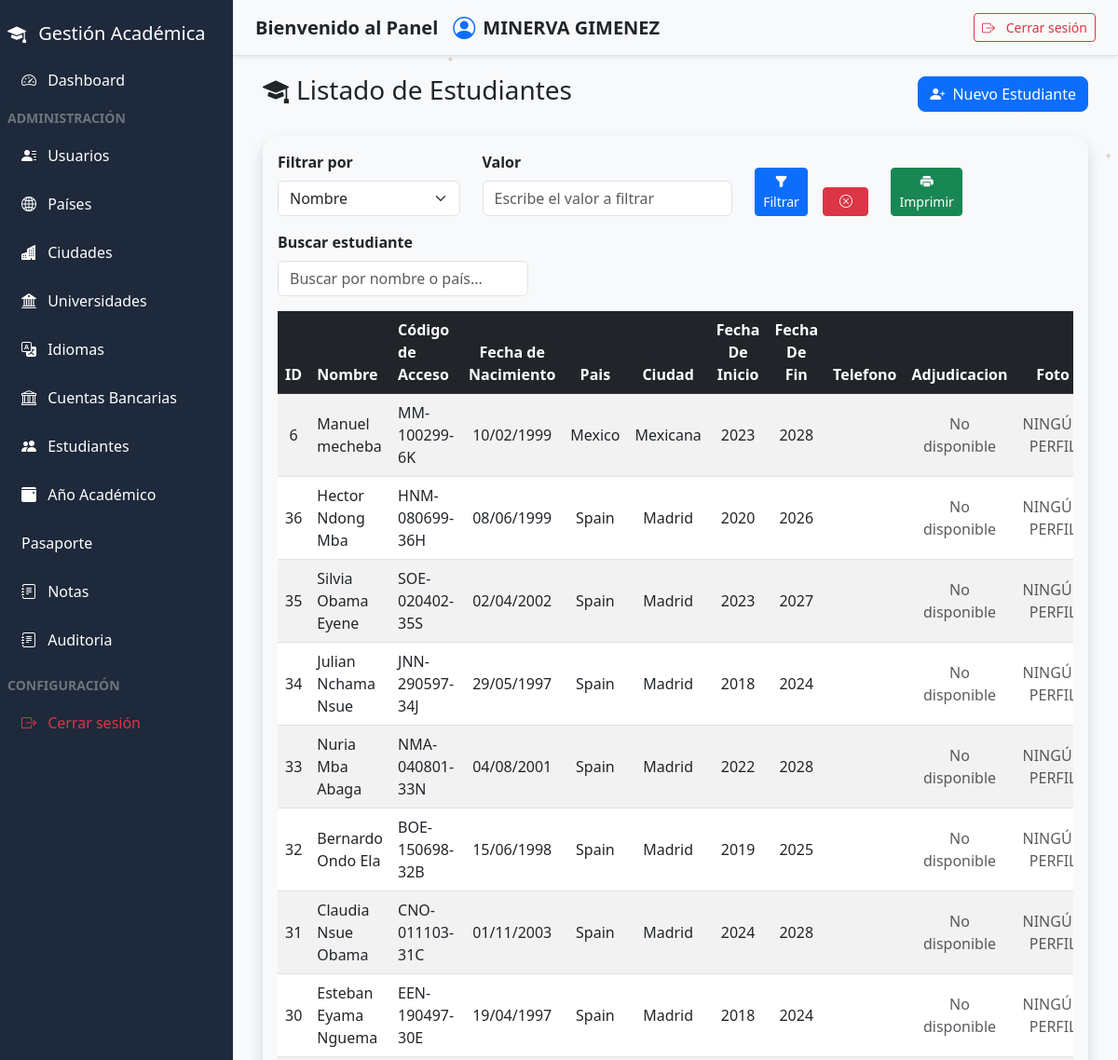
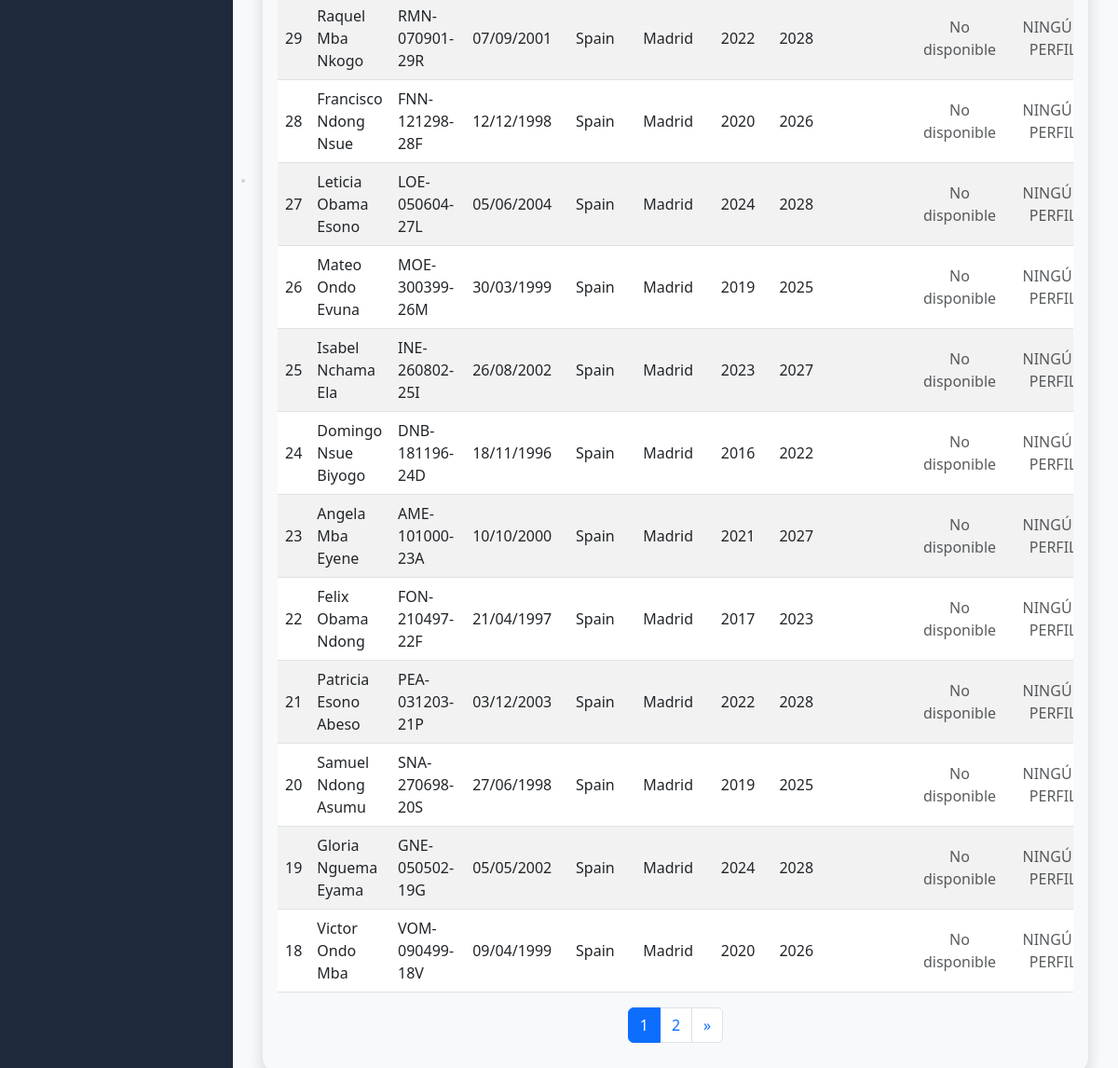
The app's page /admin/estudiantes.php (signed in) with its own data (2 pictures, top to bottom).
### tables this page shows
CREATE TABLE `estudiantes` (
  `id` int(11) NOT NULL,
  `nombre_completo` varchar(100) DEFAULT NULL,
  `codigo_acceso` varchar(20) DEFAULT NULL,
  `fecha_nacimiento` date DEFAULT NULL,
  `pais_id` int(11) NOT NULL,
  `ciudad_id` int(11) DEFAULT NULL,
  `universidad_id` int(11) DEFAULT NULL,
  `idioma_id` int(11) DEFAULT NULL,
  `anio_inicio_carrera` year(4) DEFAULT NULL,
  `anio_fin_carrera` year(4) DEFAULT NULL,
  `email` varchar(100) DEFAULT NULL,
  `telefono` varchar(20) DEFAULT NULL,
  `foto_perfil` varchar(255) DEFAULT NULL,
  `ruta_foto` varchar(255) DEFAULT NULL,
  `creado_en` timestamp NULL DEFAULT current_timestamp(),
  `idioma` varchar(255) DEFAULT NULL,
  `meses_idioma` int(11) DEFAULT NULL,
  `cuenta_id` int(11) DEFAULT NULL,
  `archivo_beca` text DEFAULT NULL
);

CREATE TABLE `paises` (
  `id` int(11) NOT NULL,
  `nombre` varchar(50) NOT NULL
);

CREATE TABLE `ciudades` (
  `id` int(11) NOT NULL,
  `nombre` varchar(100) NOT NULL,
  `pais_id` int(11) NOT NULL
);

### admin/estudiantes.php (the view, shortened to what this page needs)
<?php
include_once("../componentes/header.php");
$por_pagina = 20;
$pagina_actual = isset($_GET['pagina']) ? (int)$_GET['pagina'] : 1;
$inicio = ($pagina_actual > 1) ? ($pagina_actual * $por_pagina) - $por_pagina : 0;
$params = [];
$whereSQL = "";
$orderSQL = "ORDER BY e.creado_en DESC";
try {
    $sqlTotal = "SELECT COUNT(*) as total
                 FROM estudiantes e
                 INNER JOIN paises p ON e.pais_id = p.id
                 LEFT JOIN ciudades c ON e.ciudad_id = c.id
                 $whereSQL";
    $total_stmt = $pdo->prepare($sqlTotal);
    $total_stmt->execute($params);
    $total_filas = $total_stmt->fetch(PDO::FETCH_ASSOC)['total'];
    $total_paginas = ceil($total_filas / $por_pagina);
} catch (PDOException $e) {
    die("Error al contar los estudiantes: " . $e->getMessage());
}
try {
    $sql = "SELECT
                e.id,
                e.nombre_completo,
                e.anio_inicio_carrera,
                e.anio_fin_carrera,
                e.telefono,
                e.codigo_acceso,
                e.foto_perfil,
                e.fecha_nacimiento,
                e.creado_en,
                p.nombre AS pais,
                c.nombre AS ciudad,
                e.ruta_foto,
                e.archivo_beca
            FROM estudiantes e
            INNER JOIN paises p ON e.pais_id = p.id
            LEFT JOIN ciudades c ON e.ciudad_id = c.id
            $whereSQL
            $orderSQL
            LIMIT :inicio, :por_pagina";
    $stmt = $pdo->prepare($sql);
    $stmt->bindValue(':inicio', $inicio, PDO::PARAM_INT);
    $stmt->bindValue(':por_pagina', $por_pagina, PDO::PARAM_INT);
    $stmt->execute();
    $estudiantes = $stmt->fetchAll(PDO::FETCH_ASSOC);
} catch (PDOException $e) {
    die("Error al obtener los estudiantes: " . $e->getMessage());
}
include_once("../componentes/sidebar.php");
?>
<main class="content" id="mainContent">
    <div class="container-fluid">
        <div class="d-flex justify-content-between align-items-center mb-4">
            <h3><i class="bi bi-mortarboard-fill me-2"></i>Listado de Estudiantes</h3>
            <a href="registrar_estudiantes.php" class="btn btn-primary rounded-3">
                <i class="bi bi-person-plus-fill me-1"></i> Nuevo Estudiante
            </a>
        </div>
        <div class="card shadow rounded-4">
            <div class="card-body">
                <div class="row mb-3 align-items-end">
                    <div class="col-md-3">
                        <label class="form-label fw-bold">Filtrar por</label>
                        <select id="tipoFiltro" class="form-select" onchange="controlFiltroUI()">
                            <option value="nombre">Nombre</option>
                        </select>
                    </div>
                    <div class="col-md-4">
                        <label class="form-label fw-bold">Valor</label>
                        <input type="text" id="valorFiltro" class="form-control"
                            placeholder="Escribe el valor a filtrar">
                    </div>
                    <div class="col-md-1 d-grid">
                        <button class="btn btn-primary btn-sm" onclick="aplicarFiltro()">
                            <i class="bi bi-funnel-fill"></i> Filtrar
                        </button>
                    </div>
                    <div class="col-md-1 d-grid">
                        <button class="btn btn-danger btn-sm" onclick="limpiarFiltros()">
                            <i class="bi bi-x-circle"></i>
                        </button>
                    </div>
                    <div class="col-md-1 d-grid">
                        <button class="btn btn-success btn-sm" onclick="imprimirFiltrado()">
                            <i class="bi bi-printer-fill"></i> Imprimir
                        </button>
                    </div>
                </div>
                <div class="row mb-3">
                    <div class="col-md-4">
                        <label for="busqueda" class="form-label fw-bold">Buscar estudiante</label>
                        <input type="text" class="form-control" id="busqueda" placeholder="Buscar por nombre o país...">
                    </div>
                </div>
                <div class="table-responsive">
                    <table class="table table-striped table-hover align-middle text-center" id="tablaEstudiantes">
                        <thead class="table-dark">
                            <tr>
                                <th>ID</th>
                                <th class="text-start">Nombre</th>
                                <th class="text-start">Código de Acceso</th>
                                <th>Fecha de Nacimiento</th>
                                <th>Pais</th>
                                <th>Ciudad</th>
                                <th>Fecha De Inicio</th>
                                <th>Fecha De Fin</th>
                                <th>Telefono</th>
                                <th>Adjudicacion</th>
                                <th>Foto</th>
                            </tr>
                        </thead>
                        <tbody id="contenidoTabla">
                            <?php if (!empty($estudiantes)): ?>
                            <?php foreach ($estudiantes as $est): ?>
                            <tr>
                                <td><?= htmlspecialchars($est['id']) ?></td>
                              <td class="text-start"><?= htmlspecialchars($est['nombre_completo']) ?></td>
                                <td class="text-start"><?= htmlspecialchars($est['codigo_acceso']) ?></td>
                                <td><?= date('d/m/Y', strtotime($est['fecha_nacimiento'])) ?></td>
                                <td><?= htmlspecialchars($est['pais']) ?></td>
                                <td><?= htmlspecialchars($est['ciudad']) ?></td>
                                <td><?= htmlspecialchars($est['anio_inicio_carrera']) ?></td>
                                <td><?= htmlspecialchars($est['anio_fin_carrera']) ?></td>
                                <td><?= htmlspecialchars($est['telefono']) ?></td>
                                <td>
                                    <?php if (!empty($est['archivo_beca']) && file_exists('../php/' . $est['archivo_beca'])): ?>
                                    <a href="../php/<?= htmlspecialchars($est['archivo_beca']) ?>" target="_blank"
                                        class="btn btn-outline-info btn-sm">
                                        <i class="bi bi-file-earmark-arrow-down"></i> Ver
                                    </a>
                                    <?php else: ?>
                                    <span class="text-muted">No disponible</span>
                                    <?php endif; ?>
                                </td>
                                <td>
                                    <?php if (!empty($est['foto_perfil']) && file_exists('../php/upload/perfil/' . $est['foto_perfil'])): ?>
                                    <img src="../php/upload/perfil/<?= htmlspecialchars($est['foto_perfil']) ?>"
                                        alt="Foto de Perfil"
                                        style="width: 50px; height: 50px; object-fit: cover; border-radius: 50%;">
                                    <?php else: ?>
                                    <span class="text-muted">NINGÚN PERFIL</span>
                                    <?php endif; ?>
                                </td>
                            </tr>
                            <?php endforeach; ?>
                            <?php else: ?>
                            <tr>
                                <td colspan="10" class="text-center text-muted">No hay estudiantes registrados</td>
                            </tr>
                            <?php endif; ?>
                        </tbody>
                    </table>
                </div>
                <?php if ($total_paginas > 1): ?>
                <?php
$queryParams = $_GET;
?>
                <nav aria-label="Paginación de estudiantes">
                    <ul class="pagination justify-content-center flex-wrap">
                        <?php
        $rango = 2;
        $inicio = max(1, $pagina_actual - $rango);
        $fin = min($total_paginas, $pagina_actual + $rango);
        for ($i = $inicio; $i <= $fin; $i++):
            $queryParams['pagina'] = $i;
        ?>
                        <li class="page-item <?= ($i == $pagina_actual) ? 'active' : '' ?>">
                            <a class="page-link" href="?<?= http_build_query($queryParams) ?>">
                                <?= $i ?>
                            </a>
                        </li>
                        <?php endfor; ?>
                        <?php if ($pagina_actual < $total_paginas):
            $queryParams['pagina'] = $pagina_actual + 1;
        ?>
                        <li class="page-item">
                            <a class="page-link" href="?<?= http_build_query($queryParams) ?>">
                                &raquo;
                            </a>
                        </li>
                        <?php endif; ?>
                    </ul>
                </nav>
                <?php endif; ?>
            </div>
        </div>
    </div>
</main>
<link href="https://cdn.jsdelivr.net/npm/bootstrap-icons@1.10.5/font/bootstrap-icons.css" rel="stylesheet">
<?php include_once("../componentes/footer.php"); ?>

### componentes/header.php (shortened to what this page needs)
<!DOCTYPE html>
<html lang="es">
<head>
  <link href="../config/css/bootstrap.min.css" rel="stylesheet" />
  <link href="../config/css/css2.css" rel="stylesheet" />
  <link href="../config/css/bootstrap-icons.css" rel="stylesheet" />
</head>
<body>

### componentes/sidebar.php (shortened to what this page needs)
<?php
$rol =   $_SESSION['usuario_rol'];
    ?>
<aside class="sidebar d-md-block" id="sidebar">
  <h5 class="mb-2 mt-2">
    <i class="bi bi-mortarboard-fill me-2"></i> Gestión Académica
  </h5>
  <ul class="nav flex-column mb-4">
    <li class="nav-item mt-2">
      <a href="../admin/index.php" class="nav-link text-white">
        <i class="bi bi-speedometer2 me-2"></i> Dashboard
      </a>
    </li>
    <li class="text-uppercase text-secondary small fw-bold mt-2 mb-2">Administración</li>
<?php if(strtolower($rol) === 'administrador'): ?>
<li class="nav-item mb-2">
  <a href="../admin/usuario.php" class="nav-link text-white">
    <i class="bi bi-person-lines-fill me-2"></i> Usuarios
  </a>
</li>
<?php endif;?>
    <li class="nav-item mb-2">
      <a href="../admin/pais.php" class="nav-link text-white">
        <i class="bi bi-globe2 me-2"></i> Países
      </a>
    </li>
    <li class="nav-item mb-2">
      <a href="../admin/ciudades.php" class="nav-link text-white">
        <i class="bi bi-buildings-fill me-2"></i> Ciudades
      </a>
    </li>
    <li class="nav-item mb-2">
      <a href="../admin/universidades.php" class="nav-link text-white">
        <i class="bi bi-bank2 me-2"></i> Universidades
      </a>
    </li>
    <li class="nav-item mb-2">
      <a href="../admin/idiomas.php" class="nav-link text-white">
        <i class="bi bi-translate me-2"></i> Idiomas
      </a>
    </li>
    <li class="nav-item mb-2">
      <a href="../admin/cuentas_bancarias.php" class="nav-link text-white">
        <i class="bi bi-bank me-2"></i> Cuentas Bancarias
      </a>
    </li>
    <li class="nav-item mb-2">
      <a href="../admin/estudiantes.php" class="nav-link text-white">
        <i class="bi bi-people-fill me-2"></i> Estudiantes
      </a>
    </li>
    <li class="nav-item mb-2">
      <a href="academico.php" class="nav-link text-white">
        <i class="bi bi-calendar3-event-fill me-2"></i> Año Académico
      </a>
    </li>
    <li class="nav-item mb-2">
      <a href="../admin/pasaportes.php" class="nav-link text-white">
      <i class="fas fa-passport"></i> Pasaporte
      </a>
    </li>
    <li class="nav-item mb-2">
      <a href="../admin/notas.php" class="nav-link text-white">
        <i class="bi bi-journal-text me-2"></i> Notas
      </a>
    </li>
     <li class="nav-item mb-2">
      <a href="../admin/auditoria.php" class="nav-link text-white">
        <i class="bi bi-journal-text me-2"></i> Auditoria
      </a>
    </li>
    <li class="text-uppercase text-secondary small fw-bold mt-2 mb-2">Configuración</li>
    <li class="nav-item">
      <a href="../php/logout.php" class="nav-link text-danger">
        <i class="bi bi-box-arrow-right me-2"></i> Cerrar sesión
      </a>
    </li>
  </ul>
</aside>
<div class="navbar-top d-flex justify-content-between align-items-center px-4 py-2 bg-light shadow-sm">
  <div class="d-flex align-items-center">
    <span class="fw-semibold text-dark fs-5 me-3">Bienvenido al Panel</span>
    <div class="d-flex align-items-center">
      <i class="bi bi-person-circle me-2 fs-4 text-primary"></i>
      <span class="fw-bold text-dark fs-5"><?= htmlspecialchars( $_SESSION['usuario_nombre']) ?></span>
    </div>
  </div>
  <div class="d-flex align-items-center">
    <a href="../php/logout.php" class="btn btn-outline-danger btn-sm" title="Cerrar sesión">
        <i class="bi bi-box-arrow-right me-2"></i> Cerrar sesión
      </a>
  </div>
</div>

### componentes/footer.php (shortened to what this page needs)
<link href="https://cdn.jsdelivr.net/npm/bootstrap-icons@1.10.5/font/bootstrap-icons.css" rel="stylesheet">
</body>
</html>

### componentes/header.php (style rules this page uses)
* { box-sizing: border-box; }
body { background: #f8f9fa; min-height: 100vh; color: linear-gradient(135deg, #1e1e2f, #2a2a40); font-family: 'Segoe UI', sans-serif; overflow-x: hidden; }
.sidebar { width: 250px; background-color: #1e293b; color: #fff; flex-shrink: 0; display: flex; flex-direction: column; padding: 1rem 0.5rem; position: fixed; top: 0; bottom: 0; left: 0; transition: transform 0.3s ease; z-index: 1050; overflow-y: auto; }
.sidebar .nav-link { color: #cbd5e1; padding: 10px 15px; border-radius: 6px; transition: 0.2s; }
.navbar-top { height: 60px; background-color: #fff; border-bottom: 1px solid #dee2e6; position: fixed; top: 0; left: 250px; right: 0; z-index: 1040; display: flex; align-items: center; justify-content: space-between; padding: 0 1rem; transition: left 0.3s ease; }
.content { flex-grow: 1; margin-left: 250px; padding: 80px 20px 20px; height: 100vh; overflow-y: auto; transition: margin-left 0.3s ease; }
.card { background-color: #f8f9fa; border: none; }

### records on screen
estudiantes: id "6", nombre_completo "Manuel mecheba", codigo_acceso "MM-100299-6K", fecha_nacimiento "10/02/1999", pais.nombre "Mexico", ciudad.nombre "Mexicana", anio_inicio_carrera "2023", anio_fin_carrera "2028", shows "No disponible", shows "NINGÚN PERFIL"
estudiantes: id "36", nombre_completo "Hector Ndong Mba", codigo_acceso "HNM-080699-36H", fecha_nacimiento "08/06/1999", pais.nombre "Spain", ciudad.nombre "Madrid", anio_inicio_carrera "2020", anio_fin_carrera "2026", shows "No disponible", shows "NINGÚN PERFIL"
estudiantes: id "35", nombre_completo "Silvia Obama Eyene", codigo_acceso "SOE-020402-35S", fecha_nacimiento "02/04/2002", pais.nombre "Spain", ciudad.nombre "Madrid", anio_inicio_carrera "2023", anio_fin_carrera "2027", shows "No disponible", shows "NINGÚN PERFIL"
estudiantes: id "34", nombre_completo "Julian Nchama Nsue", codigo_acceso "JNN-290597-34J", fecha_nacimiento "29/05/1997", pais.nombre "Spain", ciudad.nombre "Madrid", anio_inicio_carrera "2018", anio_fin_carrera "2024", shows "No disponible", shows "NINGÚN PERFIL"
estudiantes: id "33", nombre_completo "Nuria Mba Abaga", codigo_acceso "NMA-040801-33N", fecha_nacimiento "04/08/2001", pais.nombre "Spain", ciudad.nombre "Madrid", anio_inicio_carrera "2022", anio_fin_carrera "2028", shows "No disponible", shows "NINGÚN PERFIL"
estudiantes: id "32", nombre_completo "Bernardo Ondo Ela", codigo_acceso "BOE-150698-32B", fecha_nacimiento "15/06/1998", pais.nombre "Spain", ciudad.nombre "Madrid", anio_inicio_carrera "2019", anio_fin_carrera "2025", shows "No disponible", shows "NINGÚN PERFIL"
estudiantes: id "31", nombre_completo "Claudia Nsue Obama", codigo_acceso "CNO-011103-31C", fecha_nacimiento "01/11/2003", pais.nombre "Spain", ciudad.nombre "Madrid", anio_inicio_carrera "2024", anio_fin_carrera "2028", shows "No disponible", shows "NINGÚN PERFIL"
estudiantes: id "30", nombre_completo "Esteban Eyama Nguema", codigo_acceso "EEN-190497-30E", fecha_nacimiento "19/04/1997", pais.nombre "Spain", ciudad.nombre "Madrid", anio_inicio_carrera "2018", anio_fin_carrera "2024", shows "No disponible", shows "NINGÚN PERFIL"
estudiantes: id "29", nombre_completo "Raquel Mba Nkogo", codigo_acceso "RMN-070901-29R", fecha_nacimiento "07/09/2001", pais.nombre "Spain", ciudad.nombre "Madrid", anio_inicio_carrera "2022", anio_fin_carrera "2028", shows "No disponible", shows "NINGÚN PERFIL"
estudiantes: id "28", nombre_completo "Francisco Ndong Nsue", codigo_acceso "FNN-121298-28F", fecha_nacimiento "12/12/1998", pais.nombre "Spain", ciudad.nombre "Madrid", anio_inicio_carrera "2020", anio_fin_carrera "2026", shows "No disponible", shows "NINGÚN PERFIL"
estudiantes: id "27", nombre_completo "Leticia Obama Esono", codigo_acceso "LOE-050604-27L", fecha_nacimiento "05/06/2004", pais.nombre "Spain", ciudad.nombre "Madrid", anio_inicio_carrera "2024", anio_fin_carrera "2028", shows "No disponible", shows "NINGÚN PERFIL"
estudiantes: id "26", nombre_completo "Mateo Ondo Evuna", codigo_acceso "MOE-300399-26M", fecha_nacimiento "30/03/1999", pais.nombre "Spain", ciudad.nombre "Madrid", anio_inicio_carrera "2019", anio_fin_carrera "2025", shows "No disponible", shows "NINGÚN PERFIL"
estudiantes: id "25", nombre_completo "Isabel Nchama Ela", codigo_acceso "INE-260802-25I", fecha_nacimiento "26/08/2002", pais.nombre "Spain", ciudad.nombre "Madrid", anio_inicio_carrera "2023", anio_fin_carrera "2027", shows "No disponible", shows "NINGÚN PERFIL"
estudiantes: id "24", nombre_completo "Domingo Nsue Biyogo", codigo_acceso "DNB-181196-24D", fecha_nacimiento "18/11/1996", pais.nombre "Spain", ciudad.nombre "Madrid", anio_inicio_carrera "2016", anio_fin_carrera "2022", shows "No disponible", shows "NINGÚN PERFIL"
estudiantes: id "23", nombre_completo "Angela Mba Eyene", codigo_acceso "AME-101000-23A", fecha_nacimiento "10/10/2000", pais.nombre "Spain", ciudad.nombre "Madrid", anio_inicio_carrera "2021", anio_fin_carrera "2027", shows "No disponible", shows "NINGÚN PERFIL"
estudiantes: id "22", nombre_completo "Felix Obama Ndong", codigo_acceso "FON-210497-22F", fecha_nacimiento "21/04/1997", pais.nombre "Spain", ciudad.nombre "Madrid", anio_inicio_carrera "2017", anio_fin_carrera "2023", shows "No disponible", shows "NINGÚN PERFIL"
estudiantes: id "21", nombre_completo "Patricia Esono Abeso", codigo_acceso "PEA-031203-21P", fecha_nacimiento "03/12/2003", pais.nombre "Spain", ciudad.nombre "Madrid", anio_inicio_carrera "2022", anio_fin_carrera "2028", shows "No disponible", shows "NINGÚN PERFIL"
estudiantes: id "20", nombre_completo "Samuel Ndong Asumu", codigo_acceso "SNA-270698-20S", fecha_nacimiento "27/06/1998", pais.nombre "Spain", ciudad.nombre "Madrid", anio_inicio_carrera "2019", anio_fin_carrera "2025", shows "No disponible", shows "NINGÚN PERFIL"
estudiantes: id "19", nombre_completo "Gloria Nguema Eyama", codigo_acceso "GNE-050502-19G", fecha_nacimiento "05/05/2002", pais.nombre "Spain", ciudad.nombre "Madrid", anio_inicio_carrera "2024", anio_fin_carrera "2028", shows "No disponible", shows "NINGÚN PERFIL"
estudiantes: id "18", nombre_completo "Victor Ondo Mba", codigo_acceso "VOM-090499-18V", fecha_nacimiento "09/04/1999", pais.nombre "Spain", ciudad.nombre "Madrid", anio_inicio_carrera "2020", anio_fin_carrera "2026", shows "No disponible", shows "NINGÚN PERFIL"

### other values on screen
$_SESSION['usuario_nombre'] "MINERVA GIMENEZ"
